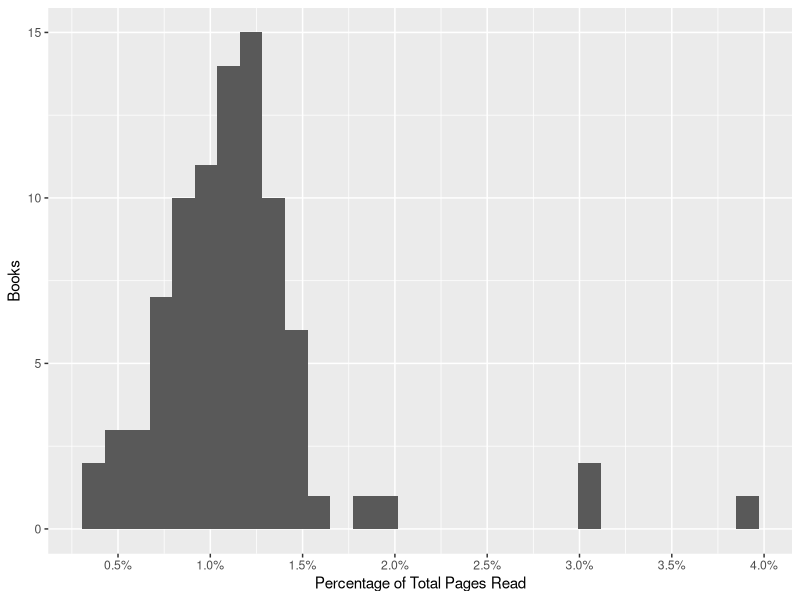
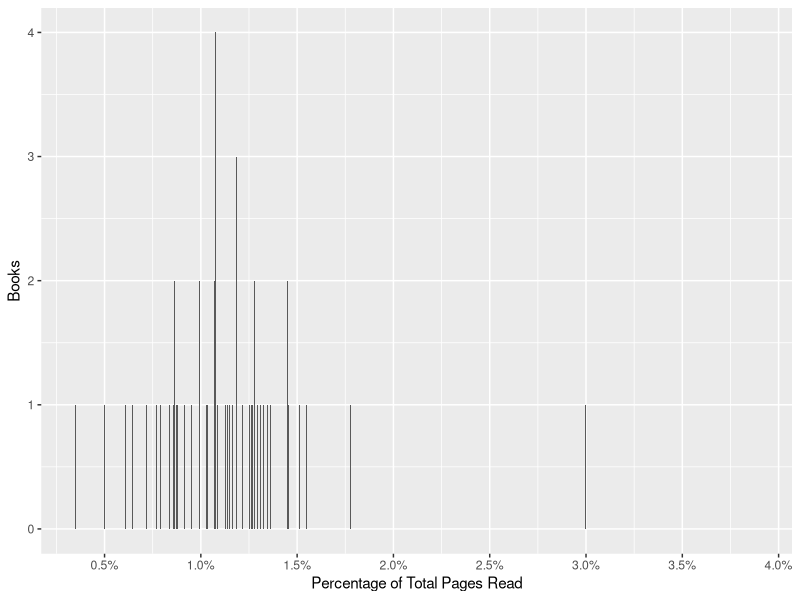

Here is the R script that generated these plots, in order: (Note: this script raises an error after producing the figures.)
# We've used ggplots throughout this blog series, but today, I want to introduce another package that helps you customize scales on your ggplots - the scales package. 
# I use this package most frequently to format scales as percent. 

library(tidyverse)

reads2019 <- read_csv("./SaraReads2019_allrated.csv",
                      col_names = TRUE)

reads2019 <- reads2019 %>%
  mutate(perpage = Pages/sum(Pages))

library(scales)

reads2019 %>%
  ggplot(aes(perpage)) +
  geom_histogram() +
  scale_x_continuous(labels = percent, breaks = seq(0,.05,.005)) +
  xlab("Percentage of Total Pages Read") +
  ylab("Books")

# Histograms use a process called "binning", where ranges of scores are combined to form one of the bars. 
# The bins can be made bigger (including a larger range of scores) or smaller, and smaller bins will start showing the jagged nature of most data, even so-called normally distributed data.
# As one example, let's show what my percent figure would look like as a bar chart instead of a histogram (like the one above).
reads2019 %>%
  ggplot(aes(perpage)) +
  geom_bar() +
  scale_x_continuous(labels = percent, breaks = seq(0,.05,.005)) +
  xlab("Percentage of Total Pages Read") +
  ylab("Books")

#Now, my reading dataset is small - only 87 observations. What happens if I generate a large, random dataset?
et.seed(42)

test <- tibble(ID = c(1:10000),
               value = rnorm(10000))

test %>%
  ggplot(aes(value)) +
  geom_histogram()

# See that "stat_bin()" warning message? It's telling me that there are 30 bins, so R divided up the range of scores into 30 equally sized bins. 
# What happens when I increase the number of bins? Let's go really crazy and have it create one bin for each score value.
library(magrittr)

test %$% n_distinct(value)

test %>%
  ggplot(aes(value)) +
  geom_histogram(bins = 10000)

# How about if we mimic cognitive ability scores, with a mean of 100 and a standard deviation of 15? 
# I'll even force it to have whole numbers, so we don't have decimal places to deal with.
CogAbil <- tibble(Person = c(1:10000),
                  Ability = rnorm(10000, mean = 100, sd = 15))

CogAbil <- CogAbil %>%
  mutate(Ability = round(Ability, digits = 0))

CogAbil %$%
  n_distinct(Ability)

CogAbil %>%
  ggplot(aes(Ability)) +
  geom_histogram() +
  labs(title = "With 30 bins") +
  theme(plot.title = element_text(hjust = 0.5))

CogAbil %>%
  ggplot(aes(Ability)) +
  geom_histogram(bins = 103) +
  labs(title = "With 1 bin per whole-point score") +
  theme(plot.title = element_text(hjust = 0.5))
